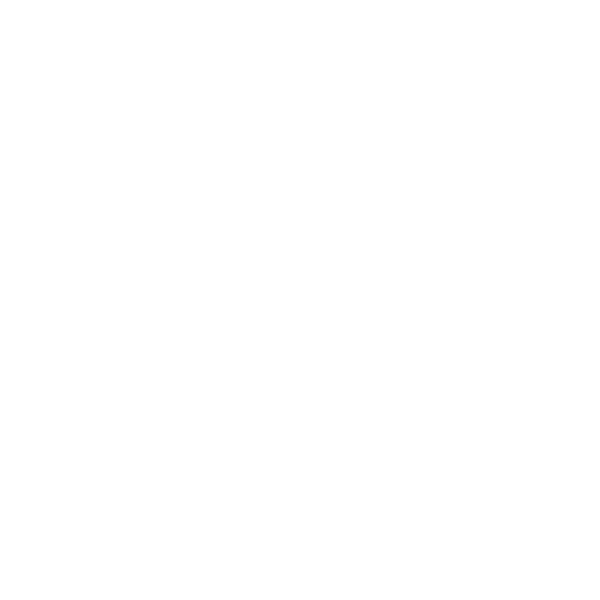
Frame 1 (no input)
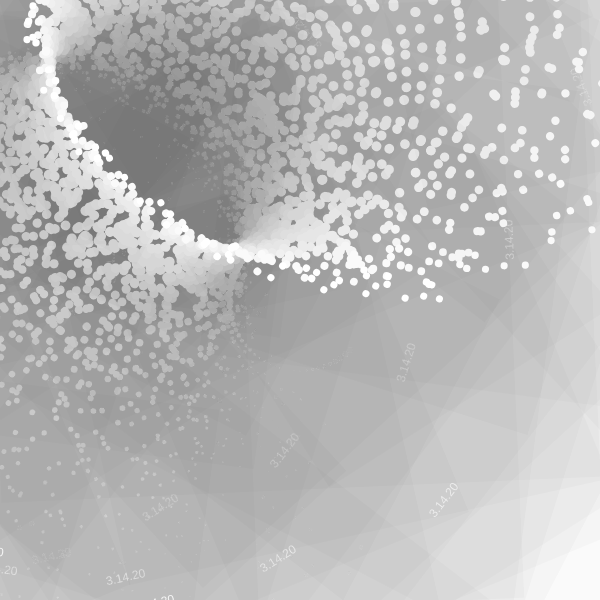
Frame 60 (no input)
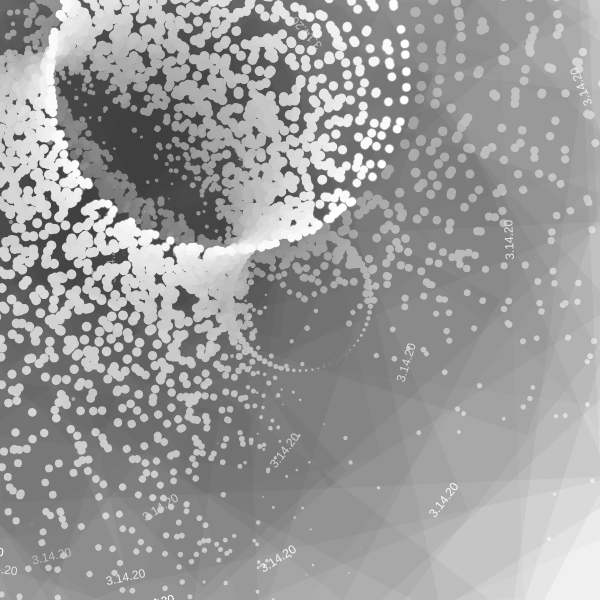
Frame 120 (the mouse pressed at the canvas centre since frame 60)

The p5.js sketch that drew these frames (run headless with seeded random() and noise() and a simulated clock; from frame 60 on, the mouse is pressed at the canvas centre):

// p5.js sketch
// ── sketch.js


var rSeed = -0.6; 
var r = 0; 
var i = 0;


function setup() {
  createCanvas(600,600);
  rectMode(CENTER);
  ellipseMode(CENTER);
  noStroke();
}


function draw(){

  
  r = sin(rSeed);
  rSeed += 0.05; 
  
  for(var row = 0; row < 10; row++) { 
    for(var column = 0; column < 10; column++){ 
	  	translate(width/2,height/2);
	  	rotate(radians(i));
	  	i = i + 0.05;
	 	fill(255);
	  	ellipse(row + 50, column + 50, 10 * r, 10 * r);
    }
  }
fill(0,5);
rect(0,0,width,height);

fill(255);
text("3.14.20", 30, height - 30);
}
